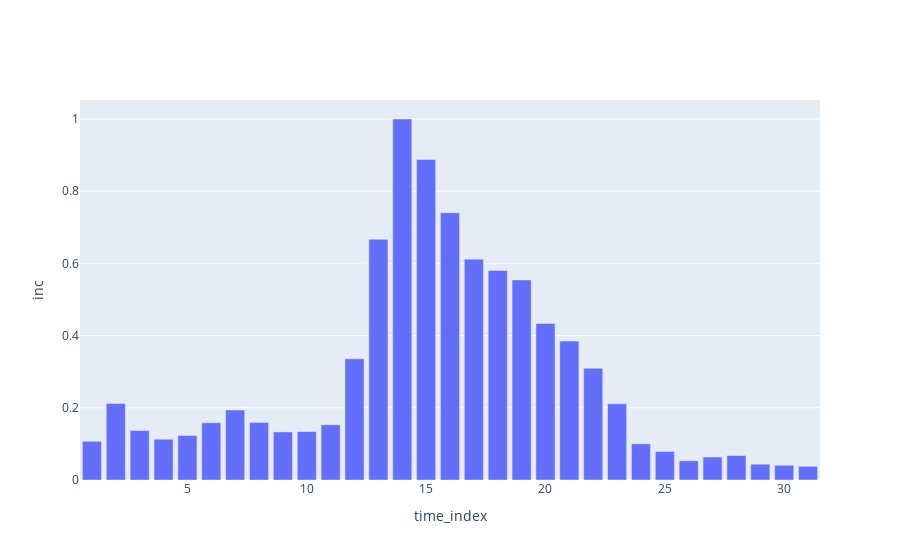

Here is the notebook cell this chart was saved with:
### Code cell
# Plot incidences data
plot = plots.IncidenceNumberPlot()
plot.add_data(flu_data, time_key='time_index', inc_key='inc')
plot.show()

### Figure 1 — Plotly figure (JSON) as saved in the notebook; plotly's stock layout.template omitted (floating-point values rounded to 4 significant figures)
{"data": [{"name": "cases", "type": "bar", "x": [1, 2, 3, 4, 5, 6, 7, 8, 9, 10, 11, 12, 13, 14, 15, 16, 17, 18, 19, 20, 21, 22, 23, 24, 25, 26, 27, 28, 29, 30, 31], "y": [0.1074, 0.2122, 0.137, 0.113, 0.1234, 0.1586, 0.1941, 0.1596, 0.1331, 0.1341, 0.1531, 0.3356, 0.6668, 1, 0.8878, 0.7404, 0.6118, 0.5804, 0.5543, 0.4334, 0.3848, 0.3094, 0.2111, 0.1002, 0.07902, 0.05343, 0.06364, 0.06771, 0.04377, 0.04095, 0.03781]}], "layout": {"xaxis": {"title": {"text": "time_index"}}, "yaxis": {"title": {"text": "inc"}}}}
